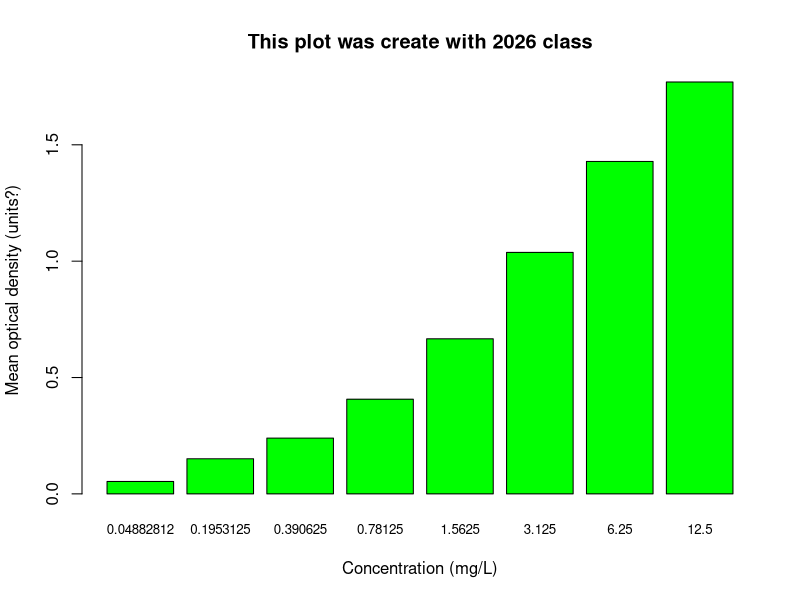

Recreate this plot in R.



data(DNase)
View(DNase)

head(DNase, 3)
?DNase


mean_density <- aggregate(density~conc,
                          data = DNase,
                          FUN = mean)

mean_density


barplot(
  height = mean_density$density,
  names.arg = mean_density$conc,
  col = "green",
  main = 'This plot was create with 2026 class',
  xlab = "Concentration (mg/L)",
  ylab = "Mean optical density (units?)",
  cex.names = 0.8
)
